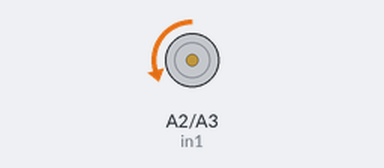
A sketch run on a simulated Arduino Uno, built with avr-gcc and run on an emulated ATmega328P. On the bench: motor-driver pin pairs drawn as motors (green arrow = first pin HIGH = forward, orange = second pin HIGH = backward, longer = more drive, scaled by the enable pin).

Above: at 0.5 s.
Timing chart, 0 to 4.6 s (numbered marks = the images above):
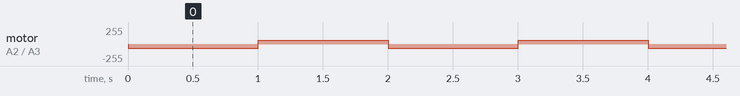

The sketch:

DC_geared_motor.ino
```cpp
#define enA 6
#define in1 A2
#define in2 A3

void dc_motor_init(){
  pinMode(enA, OUTPUT);
  pinMode(in1, OUTPUT);
  pinMode(in2, OUTPUT);
  digitalWrite(in1, LOW);
  digitalWrite(in2, LOW);
}

void motor_control(int pwm) {
  if (pwm < 0) {
    digitalWrite(in1, HIGH);
    digitalWrite(in2, LOW);
    pwm = -pwm;
  }
  else {
    digitalWrite(in1, LOW);
    digitalWrite(in2, HIGH);
  }
  analogWrite(enA, pwm);
}

void setup() {
  dc_motor_init();
  Serial.begin(9600);
}

void loop() {
  motor_control(60);
  delay(1000);
  motor_control(-60);
  delay(1000);
}
```

Measured:
- by itself, motor on A2 (in1) / A3 (in2): alternates forward 60/255 for 1.0 s and backward 60/255 for 1.0 s
